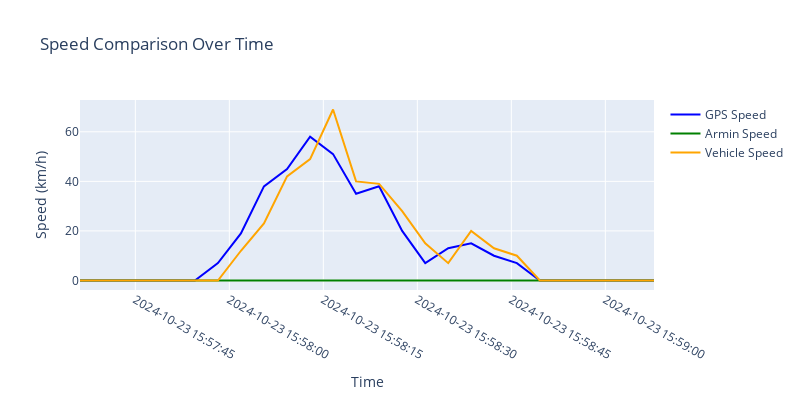

Notebook cell for this chart:
### Code cell
speedsFig = go.Figure()
speedsFig.add_trace(go.Scatter(x=df['timestamp'], y=df['Gps Speed'], mode='lines', name='GPS Speed', line=dict(color='blue')))
speedsFig.add_trace(go.Scatter(x=df['timestamp'], y=df['Armin Speed'], mode='lines', name='Armin Speed', line=dict(color='green')))
speedsFig.add_trace(go.Scatter(x=df['timestamp'], y=df['Vehicle Speed'], mode='lines', name='Vehicle Speed', line=dict(color='orange')))
speedsFig.update_layout(title='Speed Comparison Over Time', xaxis_title='Time', yaxis_title='Speed (km/h)', xaxis=dict(tickformat='%Y-%m-%d %H:%M:%S'), width=800, height=400)
speedsFig.show()
